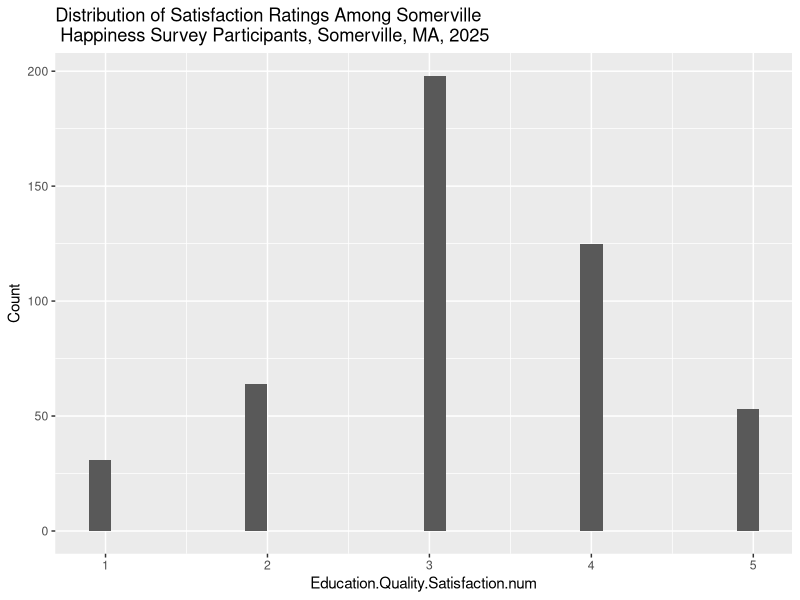
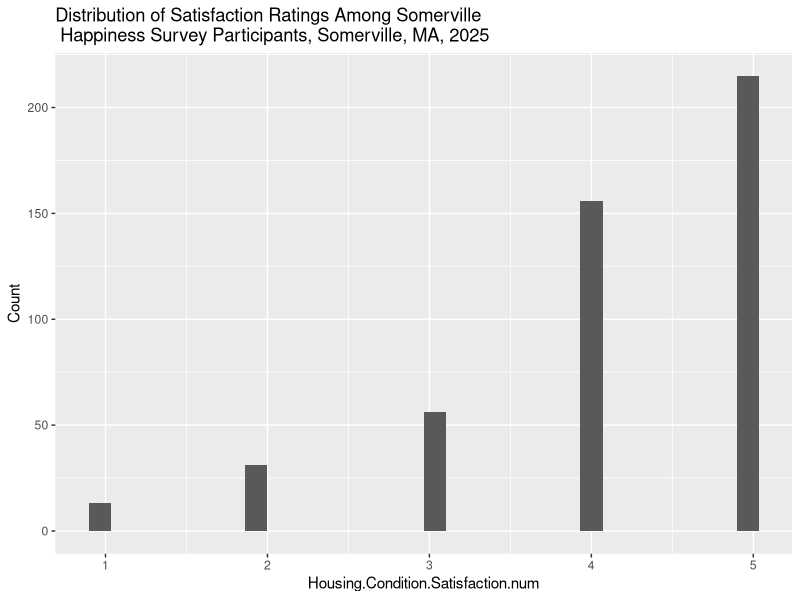
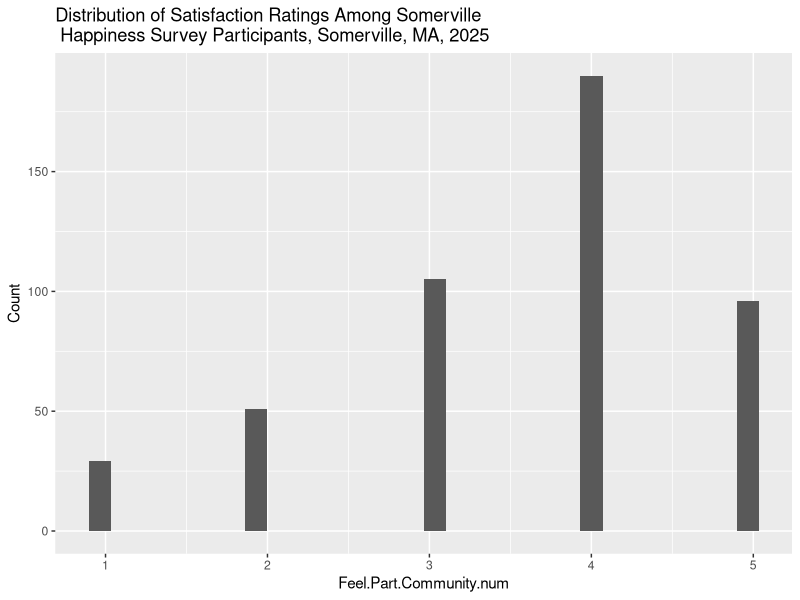
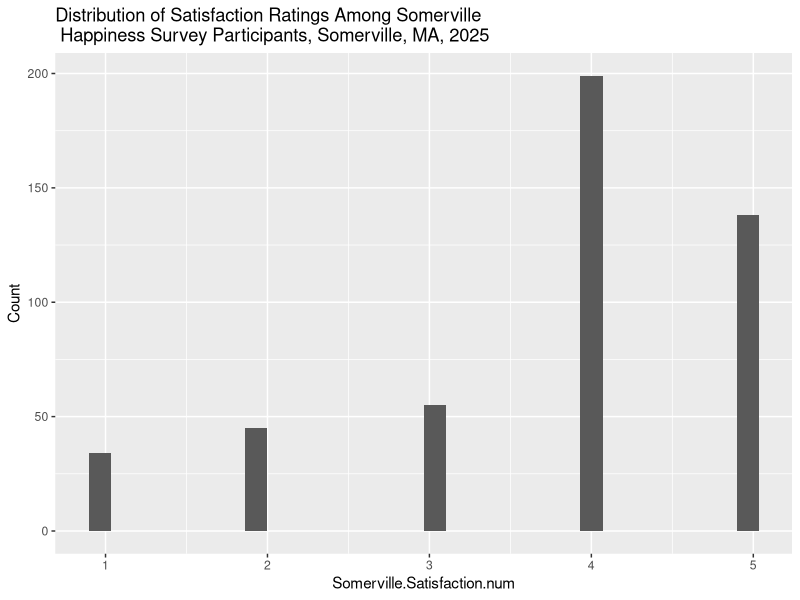
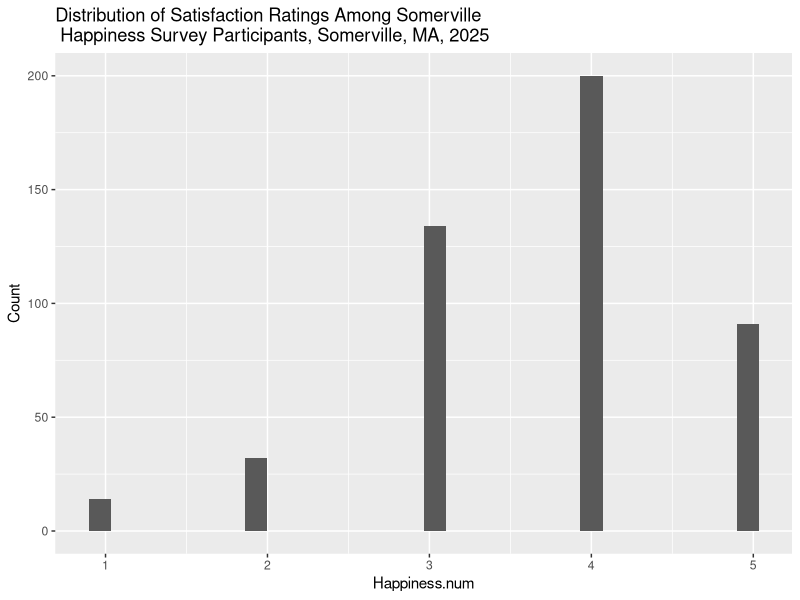

The R source for these figures, in order:
## ---- chunk 1
library(tidyverse)
library(ggplot2)
library(knitr)
## ---- chunk 2
Somerville_data <- read.csv("refined_somerville.csv")
## ---- chunk 3
cor.test(Somerville_data$Somerville.Satisfaction.num, Somerville_data$Happiness.num, method = "pearson")
## ---- chunk 4
countFunction <- function(col){
 Somerville_data |>
    group_by({{col}}) |> 
    summarize(count = n()) 
}
selected <- Somerville_data |> select(Age, Gender, Race.Ethnicity, Household.Income)
#countFunction(c(Age, Gender, Race.Ethnicity))
map(selected, countFunction) |> kable(caption = "Survey Demographic Information, Somerville, MA, 2025")
#map2(s_data, colnames(s_data), histogramFunction, Somerville_data)
## ---- chunk 5
#seeing total number of participants
Somerville_data |>
  summarize(count = n())
## ---- chunk 6
Somerville_data |>
  group_by(Race.Ethnicity) |>
  summarize(raceCount = n()) |>
  kable(caption = "Survey Respondents Race/Ethnicity Breakdown, Somerville, MA, 2025")
## ---- chunk 7
#function pt 2
findingMean <- function(data){
 data |>
  group_by(Race.Ethnicity) |>
  summarize(across(c(Education.Quality.Satisfaction.num, Housing.Condition.Satisfaction.num, Feel.Part.Community.num, Somerville.Satisfaction.num, Happiness.num), mean))
}
## ---- chunk 8
findingMean(Somerville_data) |> kable(caption = "Mean Reported Satisfaction Scores by Race/Ethnicity, Somerville, MA, 2025")
## ---- chunk 9
s_data <- Somerville_data |>
  select(Education.Quality.Satisfaction.num, Housing.Condition.Satisfaction.num, Feel.Part.Community.num, Somerville.Satisfaction.num, Happiness.num)
## ---- chunk 10
histogramFunction <- function(col, label, data){
  data |> 
  ggplot(aes(x = {{col}})) + 
  geom_histogram() +
  labs(x = label, y = "Count", title = "Distribution of Satisfaction Ratings Among Somerville \n Happiness Survey Participants, Somerville, MA, 2025")
}
## ---- chunk 11
map2(s_data, colnames(s_data), histogramFunction, Somerville_data)
